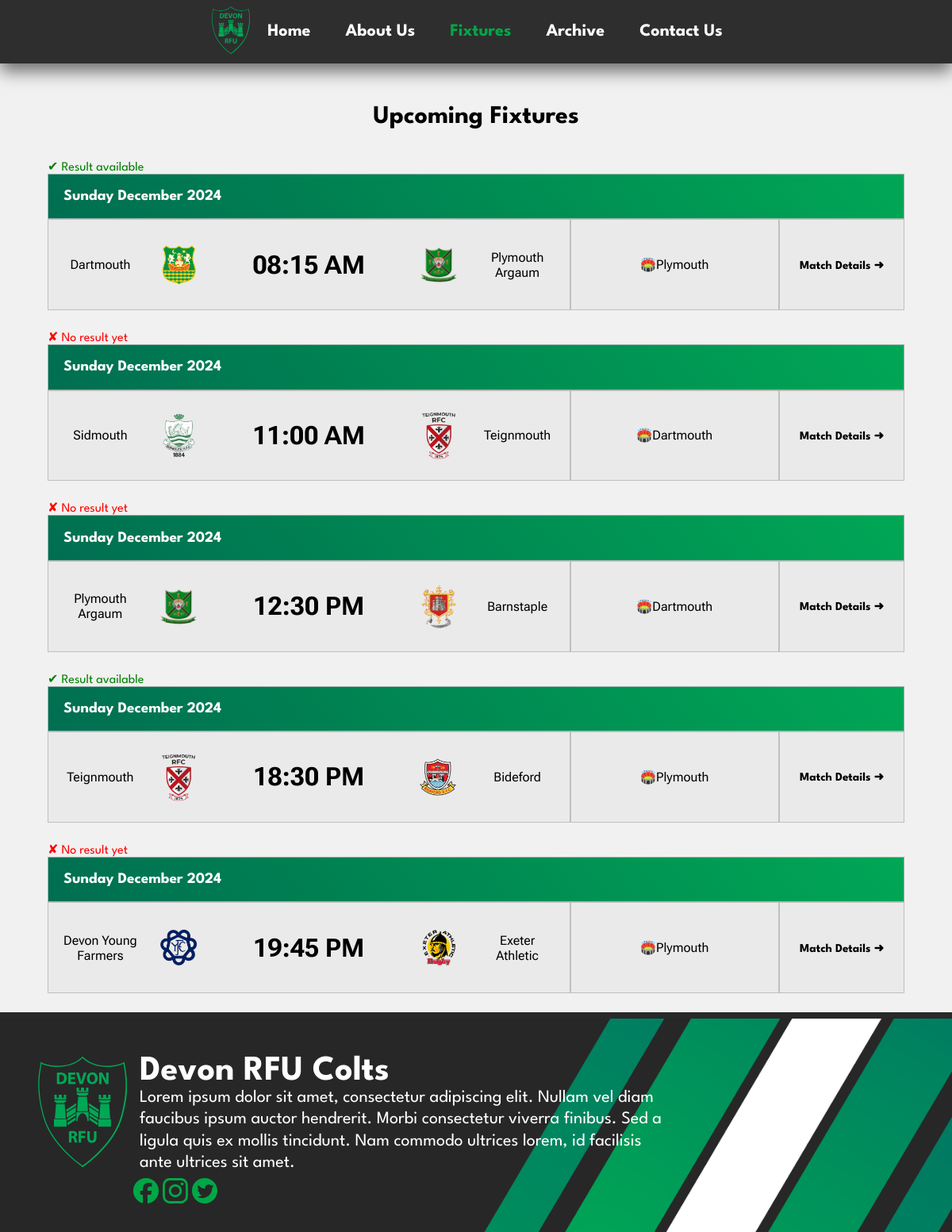
The page /fixtures on the database its author committed.
### project/models.py (models this page shows)
class Fixtures(db.Model):
    id = db.Column(db.Integer, primary_key=True)
    venue = db.Column(db.String(100), nullable=False)
    date = db.Column(db.Date, nullable=False)
    time = db.Column(db.Time, nullable=False)
    away = db.Column(db.String(4), nullable=False)
    team1_id = db.Column(db.Integer, db.ForeignKey('team.id'), nullable=False)
    team2_id = db.Column(db.Integer, db.ForeignKey('team.id'), nullable=False)
    team1 = db.relationship('Team', foreign_keys=[team1_id])
    team2 = db.relationship('Team', foreign_keys=[team2_id])
    league_name = db.Column(db.String(100))
    result = db.relationship('Results', back_populates="fixture", uselist=False)  # one-to-one

class Team(db.Model):
    __tablename__ = 'team'  # ensure table is named 'team'
    id = db.Column(db.Integer, primary_key=True)
    name = db.Column(db.String(100), nullable=False)
    logo = db.Column(db.String(100))

### project/main.py (the view)
@main.route('/fixtures')
def fixtures_page():
    fixtures = Fixtures.query.order_by(Fixtures.date, Fixtures.time).all()
    return render_template('fixtures.html', fixtures=fixtures)

### project/templates/fixtures.html (shortened to what this page needs)
{% extends "base.html" %}
{% block content %}
<link rel="stylesheet" href="{{ url_for('static', filename='fixtures.css') }}">
<div class="league">
    <div class="fixtures">
    <h1>Upcoming Fixtures</h1>
        <div class="fixture-container">
            {% for fixture in fixtures %}
                {% if fixture.result %}
            <span style="color: green;">✔ Result available</span>
                {% else %}
                    <span style="color: red;">✘ No result yet</span>
                {% endif %}
                <p class="date">{{ fixture.date.strftime('%A %B %Y') }}</p>
                    <div class="fixture-container-2">
                        <div class="fixture-container-clubs">
                            <div class="fixture-container-clubs-2">
                                <p>{{ fixture.team1.name }} </p>
                                <img src="/static/assets/{{ fixture.team1.logo }}">
                            </div>
                            <h1>{{ fixture.time.strftime('%H:%M %p') }}</h1>
                            <div class="fixture-container-clubs-2">
                                <img src="/static/assets/{{ fixture.team2.logo }}">
                                <p>{{ fixture.team2.name }}</p>
                            </div>
                        </div>
                        <p class="fixture-container-venue">🏟️{{ fixture.venue }}</p>
                        <div class="fixture-matchlink">
                            <a href="{{ url_for('main.matchdetails', fixture_id=fixture.id) }}">Match Details ➜</a>
                        </div>
                    </div>
                {% endfor %}
        </div>
    </div>
</div>
{% endblock %}

### project/templates/base.html (shortened to what this page needs)
    <!DOCTYPE html>
    <html lang="en">
    <head>
        <link rel="stylesheet" href="{{ url_for('static', filename='navbar_footer.css') }}">
    </head>
    <body>
        <nav id="navigation" class="navbar">
            <div class="navbar-container">
                <div class="logo">
                    <a href="{{ url_for('main.home') }}"><img src="/static/assets/devonrfu-logo.svg"></a>
                </div>
                <div class="navbar-links" id="navbar-links">
                    <a href="{{ url_for('main.home') }}" id="home">Home</a>
                    <a href="{{ url_for('main.about_us') }}" id="about">About Us</a>
                    <a href="{{ url_for('main.fixtures_page') }}" id="fixtures">Fixtures</a>
                    <a href="{{ url_for('main.archive') }}" id="archive">Archive</a>
                    <a href="{{ url_for('main.contact_us') }}" id="contact">Contact Us</a>
                </div>
            </div>
        </nav>
        <div class="content">
            {% block content %}
            {% endblock %}
        </div>
        <footer class="footer">
                <div class="footer-container">
                    <div class="footer-logo">
                        <img src="/static/assets/devonrfu-logo.svg">
                    </div>
                    <div class="footer-heading">
                        <h1>Devon RFU Colts</h1>
                        <p>Lorem ipsum dolor sit amet, consectetur adipiscing elit. Nullam vel diam faucibus ipsum auctor hendrerit.
                            Morbi consectetur viverra finibus. Sed a ligula quis ex mollis tincidunt.
                            Nam commodo ultrices lorem, id facilisis ante ultrices sit amet.</p>
                    </div>
                </div>
                <div class="social-media">
                    <a href="{{ url_for('main.home') }}"><img src="/static/assets/facebook-logo.svg"></a>
                    <a href="{{ url_for('main.home') }}"><img src="/static/assets/instragram-logo.svg"></a>
                    <a href="{{ url_for('main.home') }}"><img src="/static/assets/twitter-logo.svg"></a>
                </div>
        </footer>
    </body>
    </html>

### project/static/navbar_footer.css (style rules this page uses)
body { min-height: 100vh; margin: 0; background: rgb(241, 241, 241); background-size: cover; background-position: center; background-repeat: no-repeat; }
.content { min-height: 50em; }
.navbar { display: flex; justify-content: center; position: sticky; top: 0px; z-index: 100; }
.navbar-container { display: flex; align-items: center; background-color: rgba(0, 0, 0, 0.81); justify-content: center; height: auto; width: 100%; padding: 0.5em; backdrop-filter: blur(10px) brightness(1); box-shadow: 0 10px 20px rgba(0, 0, 0, 0.55); }
.logo { display: flex; justify-content: flex-start; }
.logo img { width: 3rem; }
.navbar-links { display: flex; justify-content: space-evenly; }
.footer { border-top: 0.5em solid rgb(41, 41, 41); background-image: url("/static/footer-image.png"); background-size: cover; height: auto; background-position: center; background-repeat: no-repeat; }
.footer-container { display: flex; width: 70%; margin-top: 1em; margin-bottom: 0; }
.footer-logo { display: flex; }
.footer-logo img { width: 7rem; padding: 1em; margin-left: 2em; }
.footer-heading { font-size: 22px; font-family: "League Spartan", sans-serif; color: white; }
.footer-heading p { margin-top: 0; line-height: 1.25em; }
.footer-heading h1 { margin-bottom: 0; }
.social-media img { width: 2rem; margin-top: -100%; }
.social-media { display: flex; margin-left: 14%; gap: 5px; padding-bottom: 2em; }

### project/static/fixtures.css (style rules this page uses)
.fixtures { display: flex; flex-direction: column; gap: 1rem; font-family: "League Spartan", serif; justify-content: flex-start; align-items: center; margin-top: 2em; animation: fadeInOpacity 0.5s; }
.league { flex-direction: column; gap: 1rem; font-family: "League Spartan", serif; justify-content: center; align-items: center; animation: fadeInOpacity 0.5s; display: flex; }
.fixture-container { width: 90%; }
.date { display: flex; background: #00A755; background: linear-gradient(-128deg, rgba(0, 167, 85, 1) 0%, rgba(0, 110, 81, 1) 100%); margin: 0 0 0 0; justify-content: flex-start; padding: 1em; border: 1px solid rgba(191, 191, 191, 0.8); font-size: 1.2em; font-weight: bold; text-align: left; color: white; }
.fixture-container-2 { display: grid; grid-template-columns: 2.5fr 1fr 0.6fr; grid-template-rows: 1fr; gap: 0px 0px; grid-template-areas: "fixture-container-clubs fixture-container-venue ."; }
.fixture-container-clubs { display: grid; grid-template-columns: 1fr 1fr 1fr; align-items: center; background-color: #eaeaea; padding: 1rem; margin: 0 0 1.5em 0; gap: 1rem; text-align: center; border: 1.5px solid #bfbfbf; grid-area: fixture-container-clubs; font-family: "Roboto Flex", serif; }
.fixture-container-clubs h1 { font-size: 2rem; text-align: center; }
.fixture-container-clubs-2 { display: grid; grid-template-columns: 1fr 1fr; place-items: center; text-align: center; }
.fixtures img { width: 3rem; height: auto; object-fit: contain; justify-self: center; }
.fixture-container-venue { grid-area: fixture-container-venue; display: flex; justify-content: center; align-items: center; background-color: #eaeaea; border: 1.5px solid #bfbfbf; padding: 1rem; margin: 0 0 1.5em 0; gap: 1rem; font-family: "Roboto Flex", serif; }
.fixture-matchlink { display: flex; justify-content: center; align-items: center; background-color: #eaeaea; border: 1.5px solid #bfbfbf; padding: 1rem; margin: 0 0 1.5em 0; gap: 1rem; }
.fixture-matchlink a { color: black; text-decoration: none; font-weight: bold; transition: color 0.3s ease; font-size: 15px; }

### rows shown on the page
Fixtures: shows "✔ Result available", date "Sunday December 2024", team1.name "Dartmouth", team1.logo (picture), time "08:15 AM", team2.logo (picture), team2.name "Plymouth Argaum", venue "Plymouth"
Fixtures: shows "✘ No result yet", date "Sunday December 2024", team1.name "Sidmouth", team1.logo (picture), time "11:00 AM", team2.logo (picture), team2.name "Teignmouth", venue "Dartmouth"
Fixtures: shows "✘ No result yet", date "Sunday December 2024", team1.name "Plymouth Argaum", team1.logo (picture), time "12:30 PM", team2.logo (picture), team2.name "Barnstaple", venue "Dartmouth"
Fixtures: shows "✔ Result available", date "Sunday December 2024", team1.name "Teignmouth", team1.logo (picture), time "18:30 PM", team2.logo (picture), team2.name "Bideford", venue "Plymouth"
Fixtures: shows "✘ No result yet", date "Sunday December 2024", team1.name "Devon Young Farmers", team1.logo (picture), time "19:45 PM", team2.logo (picture), team2.name "Exeter Athletic", venue "Plymouth"
